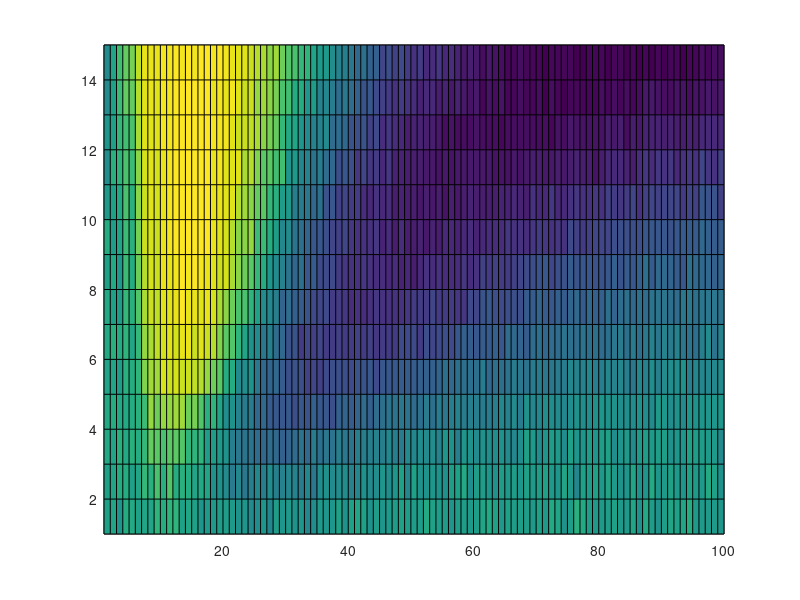

Source code (MATLAB): (Note: this script raises an error after producing the figure.)
addpath('../paper_data/arnold_tongue_data')
load('PLV_TCR_TRN_fundamental_100x15_Impulse_input.mat')

figure;
pcolor(linspace(1,100,100), linspace(15,1,15), p1)
colormap(parula)
title('TCR-TRN (PLV) - Amplitude vs Freq');
xlabel('Freq (varies with 1, ranges from 1 to 100)'),
ylabel('Amplitude (varies with 1, ranges from 1 to 15)');

